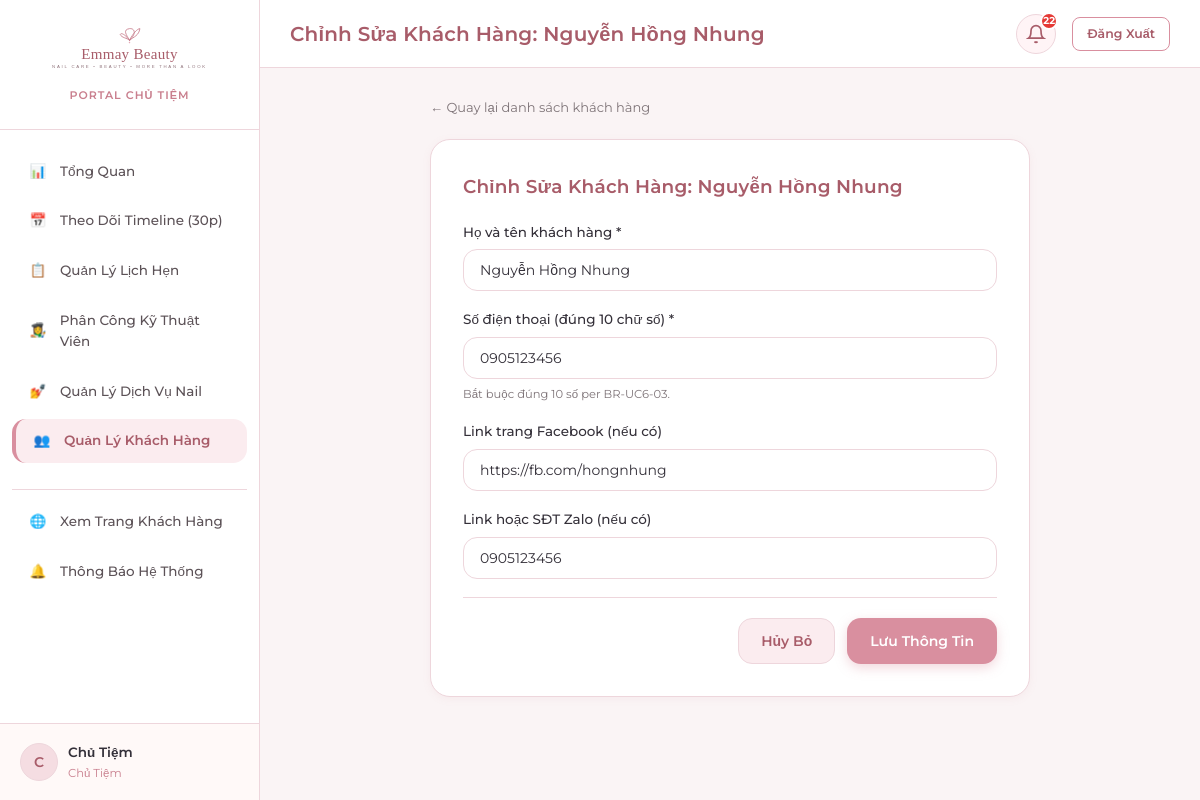
The page /owner/customers/KH001/edit/ (signed in) on the database its author committed.
### apps/accounts/models.py (models this page shows, shortened)
class TaiKhoan(models.Model):
    VAI_TRO_CHOICES = [
        ('Chủ Tiệm', 'Chủ Tiệm'),
        ('Nhân Viên', 'Nhân Viên'),
        ('Khách Hàng', 'Khách Hàng'),
    ]
    ma_tai_khoan = models.CharField(max_length=10, primary_key=True, verbose_name='Mã tài khoản')
    user = models.OneToOneField(User, on_delete=models.CASCADE, related_name='tai_khoan', verbose_name='Tài khoản User')
    vai_tro = models.CharField(max_length=20, choices=VAI_TRO_CHOICES, verbose_name='Vai trò')
    khach_hang = models.OneToOneField(
        KhachHang, on_delete=models.SET_NULL, null=True, blank=True,
        related_name='tai_khoan', verbose_name='Khách hàng liên kết'
    )
    class Meta:
        db_table = 'TaiKhoan'
        verbose_name = 'Tài Khoản'
        verbose_name_plural = 'Tài Khoản'

class KhachHang(models.Model):
    ma_khach_hang = models.CharField(max_length=10, primary_key=True, verbose_name='Mã khách hàng')
    ho_ten = models.CharField(max_length=50, verbose_name='Họ và tên')
    so_dien_thoai = models.CharField(max_length=10, validators=[phone_validator], verbose_name='Số điện thoại')
    link_facebook = models.CharField(max_length=255, blank=True, null=True, verbose_name='Link Facebook')
    link_zalo = models.CharField(max_length=255, blank=True, null=True, verbose_name='Link Zalo')
    class Meta:
        db_table = 'KhachHang'
        verbose_name = 'Khách Hàng'
        verbose_name_plural = 'Khách Hàng'
        ordering = ['ma_khach_hang']

### apps/accounts/views.py (the view)
# urls.py: path('customers/<str:pk>/edit/', account_views.owner_customer_update, name='customer_update'),
@owner_required
def owner_customer_update(request, pk):
    customer = get_object_or_404(KhachHang, pk=pk)
    form = KhachHangForm(request.POST or None, instance=customer)
    if request.method == 'POST' and form.is_valid():
        form.save()
        messages.success(request, f'Đã cập nhật thông tin khách hàng "{customer.ho_ten}" thành công.')
        return redirect('owner:customers_list')
    return render(request, 'owner/customer_form.html', {
        'form': form,
        'customer': customer,
        'title': f'Chỉnh Sửa Khách Hàng: {customer.ho_ten}',
    })

### apps/accounts/forms.py (shortened to what this page needs)
class KhachHangForm(forms.ModelForm):
    class Meta:
        model = KhachHang
        fields = ['ho_ten', 'so_dien_thoai', 'link_facebook', 'link_zalo']
        widgets = {
            'ho_ten': forms.TextInput(attrs={'class': 'form-control', 'placeholder': 'Nhập họ tên khách hàng'}),
            'so_dien_thoai': forms.TextInput(attrs={'class': 'form-control', 'placeholder': 'Số điện thoại 10 số'}),
            'link_facebook': forms.TextInput(attrs={'class': 'form-control', 'placeholder': 'Link trang cá nhân Facebook (nếu có)'}),
            'link_zalo': forms.TextInput(attrs={'class': 'form-control', 'placeholder': 'Số điện thoại hoặc link Zalo'}),
        }

### apps/notifications/context_processors.py (called while the page is built)
def notifications_processor(request):
    context = {
        'unread_notifications_count': 0,
        'recent_notifications': [],
    }
    if request.user.is_authenticated:
        try:
            tai_khoan = getattr(request.user, 'tai_khoan', None)
            if tai_khoan:
                user_notifications = ThongBao.objects.filter(tai_khoan=tai_khoan)
                context['unread_notifications_count'] = user_notifications.filter(da_doc=False).count()
                context['recent_notifications'] = user_notifications.order_by('-thoi_diem_tao')[:8]
        except Exception:
            pass
    return context

### templates/owner/customer_form.html (shortened to what this page needs)
{% extends 'base_dashboard.html' %}
{% block page_title %}{{ title }}{% endblock %}
{% block content %}
<div style="max-width: 600px; margin: 0 auto;">
  <div style="margin-bottom: 20px;">
    <a href="{% url 'owner:customers_list' %}" style="font-size: 13px; color: var(--text-muted);">&larr; Quay lại danh sách khách hàng</a>
  </div>
  <div class="card" style="padding: 32px; border-radius: var(--radius-lg);">
    <h3 class="card-title" style="margin-bottom: 20px;">{{ title }}</h3>
    <form method="post">
      <div class="form-group">
        <label class="form-label">Họ và tên khách hàng *</label>
        {{ form.ho_ten }}
      </div>
      <div class="form-group">
        <label class="form-label">Số điện thoại (đúng 10 chữ số) *</label>
        {{ form.so_dien_thoai }}
        <small style="color: var(--text-muted); font-size: 11.5px;">Bắt buộc đúng 10 số per BR-UC6-03.</small>
      </div>
      <div class="form-group">
        <label class="form-label">Link trang Facebook (nếu có)</label>
        {{ form.link_facebook }}
      </div>
      <div class="form-group">
        <label class="form-label">Link hoặc SĐT Zalo (nếu có)</label>
        {{ form.link_zalo }}
      </div>
      <div style="border-top: 1px solid var(--border-pink); padding-top: 20px; display: flex; justify-content: flex-end; gap: 12px;">
        <a href="{% url 'owner:customers_list' %}" class="btn btn-secondary">Hủy Bỏ</a>
        <button type="submit" class="btn btn-primary">Lưu Thông Tin</button>
      </div>
    </form>
  </div>
</div>
{% endblock %}

### templates/base_dashboard.html (shortened to what this page needs)
<!DOCTYPE html>
<html lang="vi">
<head>
  <link rel="stylesheet" href="/static/css/style.css">
  <link rel="stylesheet" href="/static/css/dashboard.css">
</head>
<body class="app-layout">
  <aside class="sidebar">
    <div class="sidebar-brand">
      <a href="{% url 'home' %}">
        <img src="/static/images/logo.svg" alt="Emmay Beauty" class="sidebar-logo">
      </a>
      <div style="font-size: 11px; color: var(--primary-rose); font-weight: 600; margin-top: 4px; letter-spacing: 1px;">
        {% if is_owner %}PORTAL CHỦ TIỆM{% elif is_employee %}PORTAL KỸ THUẬT VIÊN{% else %}PORTAL THÀNH VIÊN{% endif %}
      </div>
    </div>
    <ul class="sidebar-nav">
      {% if is_owner %}
        <li class="nav-item {% if request.resolver_match.url_name == 'dashboard' %}active{% endif %}">
          <a href="{% url 'owner:dashboard' %}">
            <span class="nav-icon">📊</span>
            <span>Tổng Quan</span>
          </a>
        </li>
        <li class="nav-item {% if request.resolver_match.url_name == 'timeline' %}active{% endif %}">
          <a href="{% url 'owner:timeline' %}">
            <span class="nav-icon">📅</span>
            <span>Theo Dõi Timeline (30p)</span>
          </a>
        </li>
        <li class="nav-item {% if 'appointments' in request.path and request.resolver_match.url_name != 'timeline' %}active{% endif %}">
          <a href="{% url 'owner:appointments_list' %}">
            <span class="nav-icon">📋</span>
            <span>Quản Lý Lịch Hẹn</span>
          </a>
        </li>
        <li class="nav-item {% if 'assignments' in request.path %}active{% endif %}">
          <a href="{% url 'owner:assignments_list' %}">
            <span class="nav-icon">👩‍🎨</span>
            <span>Phân Công Kỹ Thuật Viên</span>
          </a>
        </li>
        <li class="nav-item {% if 'services' in request.path %}active{% endif %}">
          <a href="{% url 'owner:services_list' %}">
            <span class="nav-icon">💅</span>
            <span>Quản Lý Dịch Vụ Nail</span>
          </a>
        </li>
        <li class="nav-item {% if 'customers' in request.path %}active{% endif %}">
          <a href="{% url 'owner:customers_list' %}">
            <span class="nav-icon">👥</span>
            <span>Quản Lý Khách Hàng</span>
          </a>
        </li>
      {% endif %}
      <li class="nav-item" style="margin-top: 20px; border-top: 1px solid var(--border-pink); padding-top: 10px;">
        <a href="{% url 'home' %}">
          <span class="nav-icon">🌐</span>
          <span>Xem Trang Khách Hàng</span>
        </a>
      </li>
      <li class="nav-item">
        <a href="{% url 'notifications:list' %}">
          <span class="nav-icon">🔔</span>
          <span>Thông Báo Hệ Thống</span>
        </a>
      </li>
    </ul>
    <div class="sidebar-footer">
      <div class="user-badge">
        <div class="user-avatar">
          {{ user.username|slice:":1"|upper }}
        </div>
        <div class="user-info">
          <span class="user-name">{{ user.first_name|default:user.username }}</span>
          <span class="user-role">{{ current_role }}</span>
        </div>
      </div>
    </div>
  </aside>
  <div class="main-wrapper">
    <header class="top-header">
      <div class="header-title">
        <h2>{% block page_title %}Bảng Điều Khiển{% endblock %}</h2>
      </div>
      <div class="header-actions">
        <div class="notification-bell-container">
          <button type="button" class="bell-btn" id="notif-bell-btn" title="Thông báo">
            <svg width="20" height="20" viewBox="0 0 24 24" fill="none" stroke="currentColor" stroke-width="2">
              <path d="M18 8A6 6 0 0 0 6 8c0 7-3 9-3 9h18s-3-2-3-9"></path>
              <path d="M13.73 21a2 2 0 0 1-3.46 0"></path>
            </svg>
            {% if unread_notifications_count > 0 %}
              <span class="bell-counter">{{ unread_notifications_count }}</span>
            {% endif %}
          </button>
        </div>
        <a href="{% url 'accounts:logout' %}" class="btn btn-outline btn-sm">
          Đăng Xuất
        </a>
      </div>
    </header>
    <div class="page-container">
      {% block content %}{% endblock %}
    </div>
  </div>
</body>
</html>

### static/css/style.css (style rules this page uses)
:root { --primary-rose: #C97F8E; --btn-rose: #D98F9F; --btn-rose-hover: #C57B8C; --dark-rose: #A85C69; --deep-rose: #8C4350; --blush-pink: #F5DDE2; --soft-pink: #FBECEF; --light-pink: #FFF4F6; --ivory-white: #FFF9F8; --card-bg: #FFFFFF; --text-main: #343039; --text-muted: #7E7478; --text-light: #A3969B; --border-pink: #EED6DC; --border-focus: #D98F9F; --status-pending: #E09F3E; --status-pending-bg: #FFF5E6; --status-confirmed: #4A90E2; --status-confirmed-bg: #EBF4FC; --status-completed: #2E7D32; --status-completed-bg: #EAF5EA; --status-canceled: #C62828; --status-canceled-bg: #FDE8E8; --status-noshow: #757575; --status-noshow-bg: #EEEEEE; --font-heading: 'Playfair Display', serif; --font-body: 'Montserrat', sans-serif; --shadow-sm: 0 2px 8px rgba(201, 127, 142, 0.08); --shadow-md: 0 4px 20px rgba(168, 92, 105, 0.12); --shadow-lg: 0 10px 30px rgba(168, 92, 105, 0.16); --radius-sm: 8px; --radius-md: 14px; --radius-lg: 20px; --radius-full: 9999px; }
* { margin: 0; padding: 0; box-sizing: border-box; }
body { font-family: var(--font-body); font-size: 14.5px; line-height: 1.6; color: var(--text-main); background-color: var(--ivory-white); min-height: 100vh; display: flex; flex-direction: column; }
h1, h2, h3, h4, h5, h6, input, button, select, textarea, table, th, td { font-family: var(--font-body); }
h1, h2, h3 { color: var(--dark-rose); font-weight: 600; letter-spacing: 0.2px; }
a { color: var(--dark-rose); text-decoration: none; transition: all 0.2s ease; }
.btn { display: inline-flex; align-items: center; justify-content: center; gap: 8px; padding: 11px 22px; font-family: var(--font-body); font-size: 14px; font-weight: 600; border-radius: var(--radius-md); border: 1px solid transparent; cursor: pointer; transition: all 0.25s cubic-bezier(0.4, 0, 0.2, 1); text-decoration: none !important; white-space: nowrap; }
.btn-primary { background: var(--btn-rose); color: #FFFFFF !important; box-shadow: 0 4px 12px rgba(217, 143, 159, 0.35); }
.btn-secondary { background: var(--soft-pink); color: var(--dark-rose) !important; border: 1px solid var(--border-pink); }
.btn-outline { background: transparent; color: var(--dark-rose) !important; border: 1.5px solid var(--btn-rose); }
.btn-sm { padding: 6px 14px; font-size: 12.5px; border-radius: var(--radius-sm); }
.form-group { margin-bottom: 18px; display: flex; flex-direction: column; gap: 6px; }
.form-label { font-size: 13.5px; font-weight: 500; color: var(--text-main); }
.form-control, .form-select, textarea { width: 100%; padding: 11px 16px; font-family: var(--font-body); font-size: 14px; color: var(--text-main); background: #FFFFFF; border: 1.5px solid var(--border-pink); border-radius: var(--radius-md); outline: none; transition: all 0.2s ease; }
.form-control::placeholder { color: #B5A8AD; }
.card { background: var(--card-bg); border: 1px solid var(--border-pink); border-radius: var(--radius-lg); padding: 24px; box-shadow: var(--shadow-sm); transition: box-shadow 0.25s ease; }
.card-title { font-family: var(--font-body); font-size: 18.5px; font-weight: 600; color: var(--dark-rose); margin-bottom: 14px; }

### rows shown on the page
TaiKhoan: vai_tro "Chủ Tiệm"
KhachHang: ho_ten "Nguyễn Hồng Nhung", so_dien_thoai "0905123456", link_facebook "https://fb.com/hongnhung", link_zalo "0905123456"

### other values the page prints
{{ user.username|slice:":1"|upper }} "C"
{{ user.first_name|default:user.username }} "Chủ Tiệm"
{{ title }} "Chỉnh Sửa Khách Hàng: Nguyễn Hồng Nhung"
{{ unread_notifications_count }} "22"
